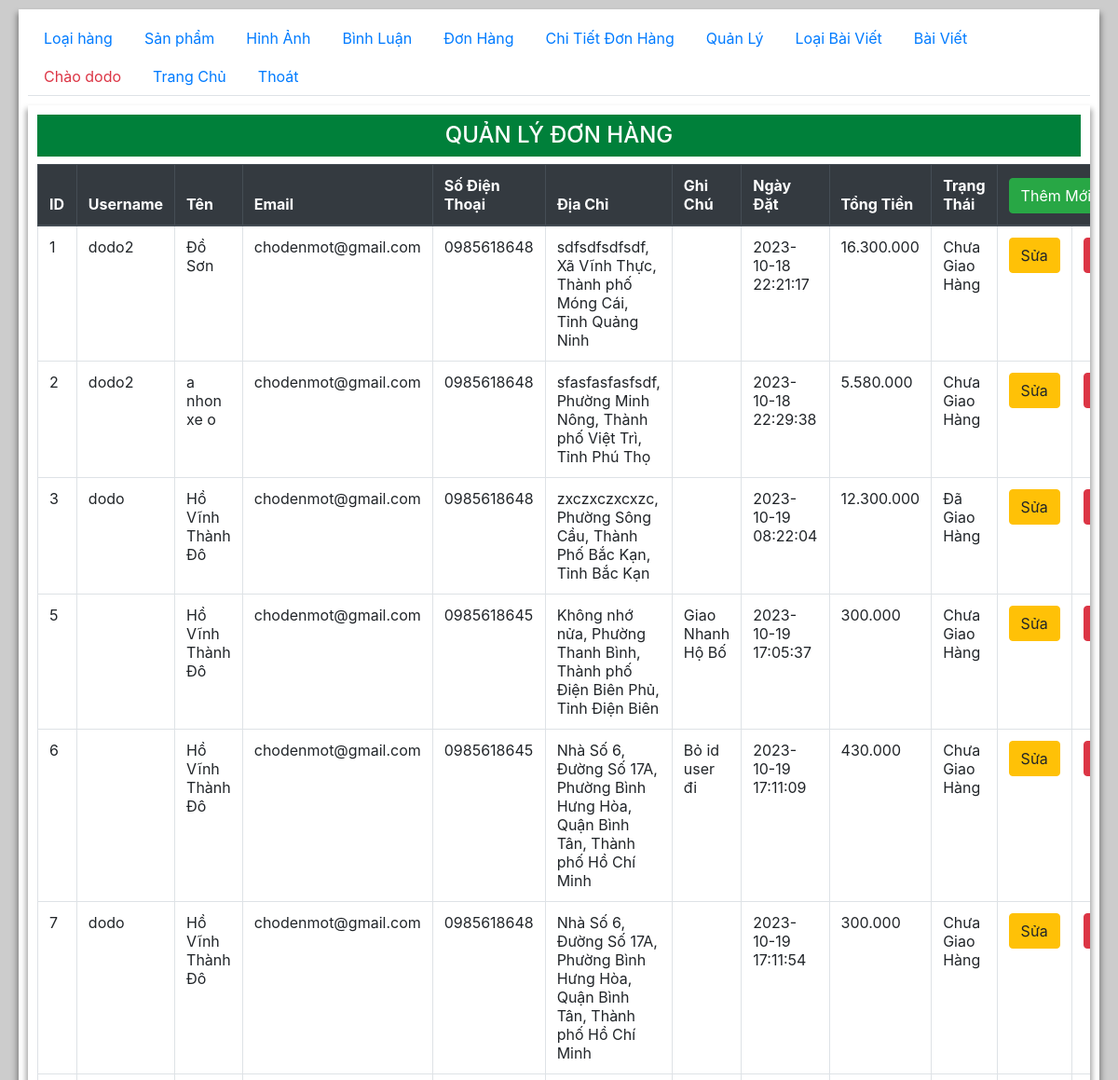
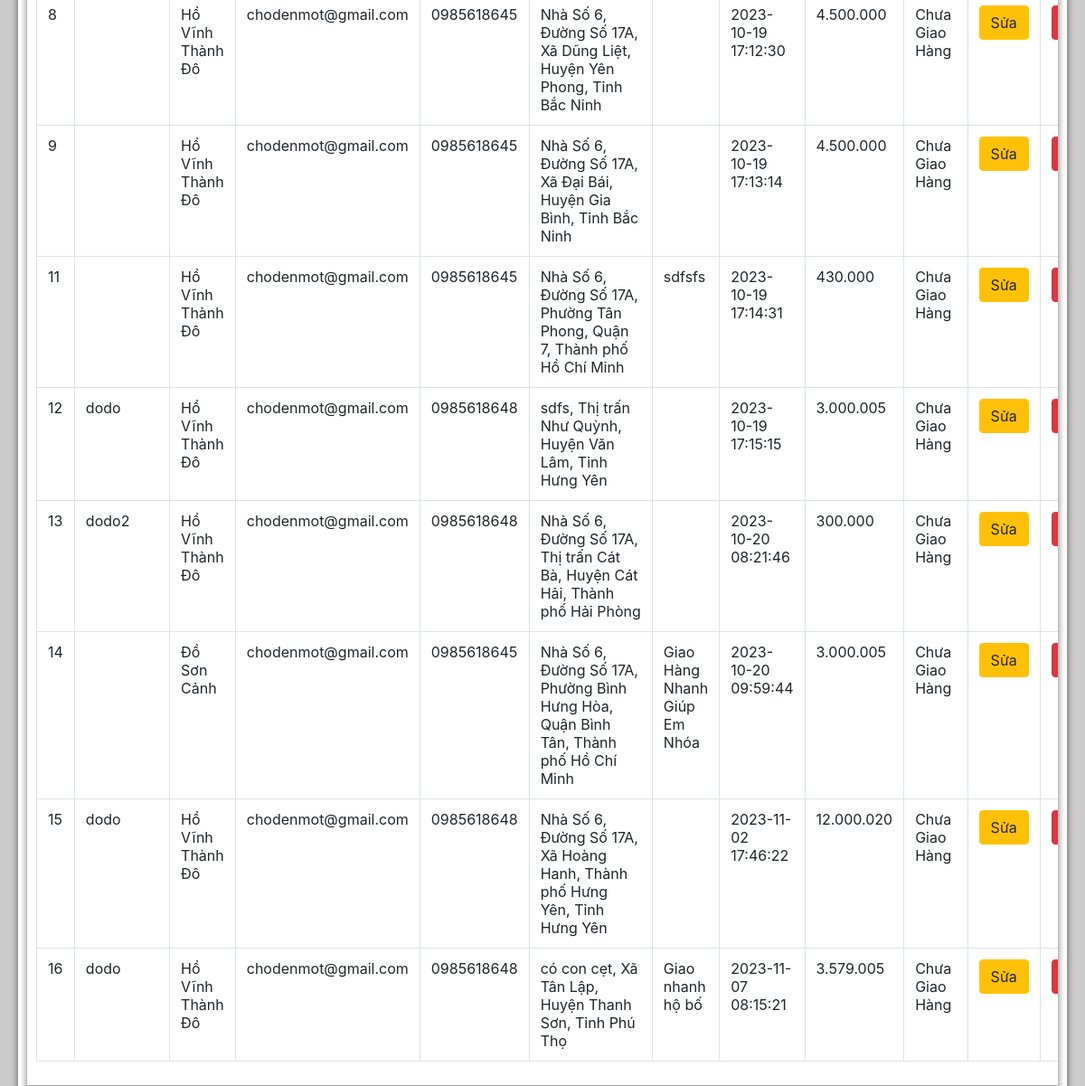
The app's page /admin/admin.php?page=orders (signed in), older data (2 pictures, top to bottom).
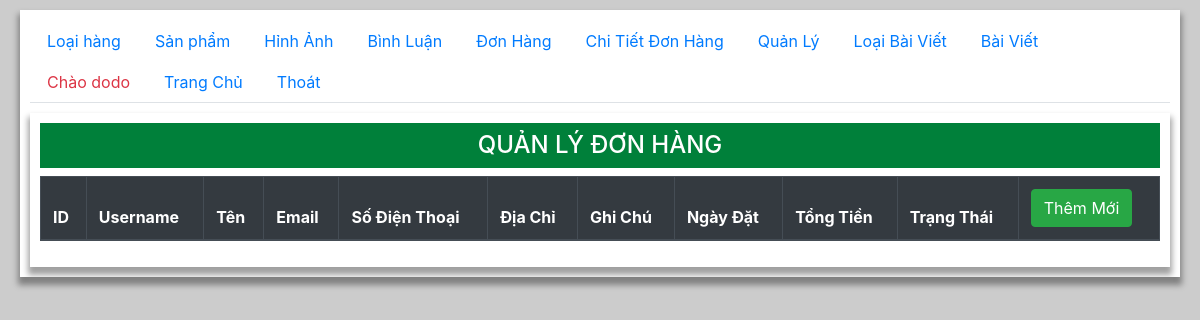
The same page, newer data.
### tables this page shows
CREATE TABLE `orders` (
  `id` int(11) NOT NULL,
  `id_user` varchar(20) NOT NULL,
  `name` varchar(50) NOT NULL,
  `email` varchar(255) NOT NULL,
  `phone` varchar(15) NOT NULL,
  `address` varchar(255) NOT NULL,
  `note` varchar(100) NOT NULL,
  `order_date` datetime NOT NULL,
  `status` int(11) NOT NULL
);

### admin/orders.php (the view, shortened to what this page needs)
<div class="container">
    <h2 class="py-2 text-center h4 ">QUẢN LÝ ĐƠN HÀNG</h2>
    <table class="table table-hover table-bordered">
    <thead  class="thead-dark" >
        <tr>
            <th>ID</th>
            <th>Username</th>
            <th>Tên</th>
            <th>Email</th>
            <th>Số Điện Thoại</th>
            <th>Địa Chỉ</th>
            <th>Ghi Chú</th>
            <th>Ngày Đặt</th>
            <th>Tổng Tiền</th>
            <th>Trạng Thái</th>
            <th colspan="2"><a class="btn btn-success" href="./orders-add.php">Thêm Mới</a></th>
        </tr>
    </thead>
    <tbody>
    <?php
        require '../model/conn.php';
        $stmt = $conn ->prepare("SELECT * FROM orders
        join (SELECT id_order, sum(total_money) as total_money from order_details GROUP BY id_order) as order_details
        where orders.id = order_details.id_order ORDER BY orders.id");
        $stmt -> execute();
        while($order = $stmt->fetch()){
            if ($order[8] == 1) {
                $order[8] = "Chưa Giao Hàng";
            }else if ($order[8] == 2) {
                $order[8] = "Đã Giao Hàng";
            }
            echo "<tr>
                <td>$order[0]</td>
                <td>$order[1]</td>
                <td>$order[2]</td>
                <td>$order[3]</td>
                <td>$order[4]</td>
                <td>$order[5]</td>
                <td>$order[6]</td>
                <td>$order[7]</td>
                <td>".number_format($order[10], 0, "," , ".")."</td>
                <td>$order[8]</td>
                <td style='width:60px'><a href='./orders-add.php?id=$order[0]'><button class='btn btn-warning'>Sửa</button></a></td>
                <td style='width:60px'><button class='btn btn-danger' onclick='deleteCT($order[0])'>Xóa</button></td>
            </tr>";
        }
    ?>
    </tbody>
</table>
</div>

Row changes from the older to the newer data that the page shows:
removed orders: id "1", id_user "dodo2", name "Đồ Sơn", email "chodenmot@gmail.com", phone "0985618648", address "sdfsdfsdfsdf, Xã Vĩnh Thực, Thành phố Móng Cái, Tỉnh Quảng Ninh", order_date "2023-10-18 22:21:17", order "16.300.000", order "Chưa Giao Hàng"
removed orders: id "2", id_user "dodo2", name "a nhon xe o", email "chodenmot@gmail.com", phone "0985618648", address "sfasfasfasfsdf, Phường Minh Nông, Thành phố Việt Trì, Tỉnh Phú Thọ", order_date "2023-10-18 22:29:38", order "5.580.000", order "Chưa Giao Hàng"
removed orders: id "3", id_user "dodo", name "Hồ Vĩnh Thành Đô", email "chodenmot@gmail.com", phone "0985618648", address "zxczxczxcxzc, Phường Sông Cầu, Thành Phố Bắc Kạn, Tỉnh Bắc Kạn", order_date "2023-10-19 08:22:04", order "12.300.000", order "Đã Giao Hàng"
removed orders: id "5", name "Hồ Vĩnh Thành Đô", email "chodenmot@gmail.com", phone "0985618645", address "Không nhớ nửa, Phường Thanh Bình, Thành phố Điện Biên Phủ, Tỉnh Điện Biên", note "Giao Nhanh Hộ Bố", order_date "2023-10-19 17:05:37", order "300.000", order "Chưa Giao Hàng"
removed orders: id "6", name "Hồ Vĩnh Thành Đô", email "chodenmot@gmail.com", phone "0985618645", address "Nhà Số 6, Đường Số 17A, Phường Bình Hưng Hòa, Quận Bình Tân, Thành phố Hồ Chí Minh", note "Bỏ id user đi", order_date "2023-10-19 17:11:09", order "430.000", order "Chưa Giao Hàng"
removed orders: id "7", id_user "dodo", name "Hồ Vĩnh Thành Đô", email "chodenmot@gmail.com", phone "0985618648", address "Nhà Số 6, Đường Số 17A, Phường Bình Hưng Hòa, Quận Bình Tân, Thành phố Hồ Chí Minh", order_date "2023-10-19 17:11:54", order "300.000", order "Chưa Giao Hàng"
removed orders: id "8", name "Hồ Vĩnh Thành Đô", email "chodenmot@gmail.com", phone "0985618645", address "Nhà Số 6, Đường Số 17A, Xã Dũng Liệt, Huyện Yên Phong, Tỉnh Bắc Ninh", order_date "2023-10-19 17:12:30", order "4.500.000", order "Chưa Giao Hàng"
removed orders: id "9", name "Hồ Vĩnh Thành Đô", email "chodenmot@gmail.com", phone "0985618645", address "Nhà Số 6, Đường Số 17A, Xã Đại Bái, Huyện Gia Bình, Tỉnh Bắc Ninh", order_date "2023-10-19 17:13:14", order "4.500.000", order "Chưa Giao Hàng"
removed orders: id "11", name "Hồ Vĩnh Thành Đô", email "chodenmot@gmail.com", phone "0985618645", address "Nhà Số 6, Đường Số 17A, Phường Tân Phong, Quận 7, Thành phố Hồ Chí Minh", note "sdfsfs", order_date "2023-10-19 17:14:31", order "430.000", order "Chưa Giao Hàng"
removed orders: id "12", id_user "dodo", name "Hồ Vĩnh Thành Đô", email "chodenmot@gmail.com", phone "0985618648", address "sdfs, Thị trấn Như Quỳnh, Huyện Văn Lâm, Tỉnh Hưng Yên", order_date "2023-10-19 17:15:15", order "3.000.005", order "Chưa Giao Hàng"
removed orders: id "13", id_user "dodo2", name "Hồ Vĩnh Thành Đô", email "chodenmot@gmail.com", phone "0985618648", address "Nhà Số 6, Đường Số 17A, Thị trấn Cát Bà, Huyện Cát Hải, Thành phố Hải Phòng", order_date "2023-10-20 08:21:46", order "300.000", order "Chưa Giao Hàng"
removed orders: id "14", name "Đồ Sơn Cảnh", email "chodenmot@gmail.com", phone "0985618645", address "Nhà Số 6, Đường Số 17A, Phường Bình Hưng Hòa, Quận Bình Tân, Thành phố Hồ Chí Minh", note "Giao Hàng Nhanh Giúp Em Nhóa", order_date "2023-10-20 09:59:44", order "3.000.005", order "Chưa Giao Hàng"
removed orders: id "15", id_user "dodo", name "Hồ Vĩnh Thành Đô", email "chodenmot@gmail.com", phone "0985618648", address "Nhà Số 6, Đường Số 17A, Xã Hoàng Hanh, Thành phố Hưng Yên, Tỉnh Hưng Yên", order_date "2023-11-02 17:46:22", order "12.000.020", order "Chưa Giao Hàng"
removed orders: id "16", id_user "dodo", name "Hồ Vĩnh Thành Đô", email "chodenmot@gmail.com", phone "0985618648", address "có con cẹt, Xã Tân Lập, Huyện Thanh Sơn, Tỉnh Phú Thọ", note "Giao nhanh hộ bố", order_date "2023-11-07 08:15:21", order "3.579.005", order "Chưa Giao Hàng"
